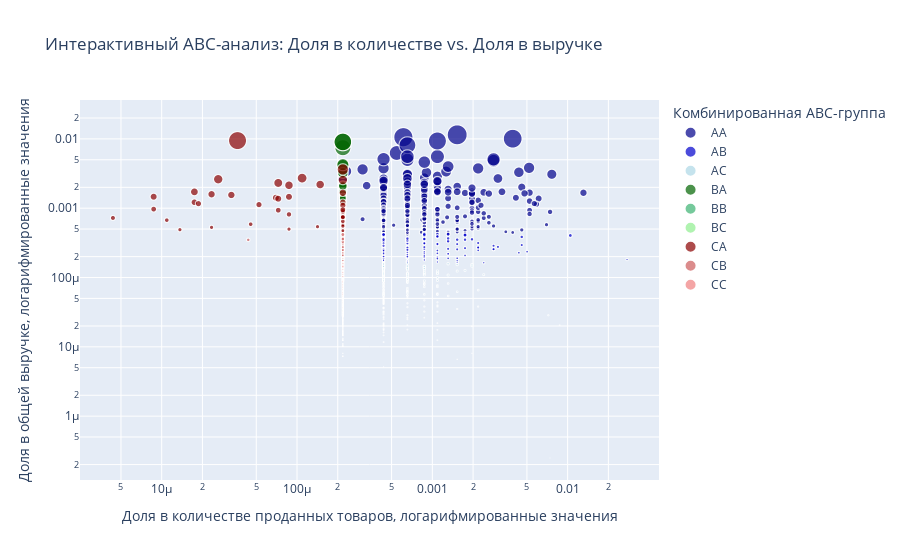

The code cell stored with this chart in its notebook:
### Code cell
#Создание интерактивного графика многомерного ABC - анализа
fig = px.scatter(final_grouped_df,
                 x='share_kol',       # Ось X: Доля в общем количестве
                 y='share_roz',       # Ось Y: Доля в общей выручке
                 color='abc_group',   # Цвет точек по комбинированной ABC-группе
                 size='DR_CRoz',      # Размер точки по общей выручке товара
                 hover_name='DR_NDrugs', # Что отображать при наведении (название товара)
                 hover_data={         # Дополнительные данные для отображения при наведении
                     'DR_Kol': ':.0f',    # Формат для количества (целое число)
                     'DR_CRoz': ':.2f',   # Формат для выручки (2 знака после запятой)
                     'share_kol': ':.2%', # Формат для доли количества (проценты)
                     'share_roz': ':.2%', # Формат для доли выручки (проценты)
                     'abc_kol': True,    # Отобразить группу по количеству
                     'abc_roz': True,    # Отобразить группу по выручке
                     'abc_group': False  # Не повторять эту информацию, она уже в цвете
                 },
                 #Логарифмируем значения для лучшей читабельности
                 log_x=True,
                 log_y=True,
                 title='Интерактивный ABC-анализ: Доля в количестве vs. Доля в выручке',
                 labels={
                     'share_kol': 'Доля в количестве проданных товаров, логарифмированные значения',
                     'share_roz': 'Доля в общей выручке, логарифмированные значения',
                     'abc_group': 'Комбинированная ABC-группа'
                 },
                 color_discrete_map={ # Можно настроить цвета для групп
                     "AA": "darkblue", "AB": "mediumblue", "AC": "lightblue",
                     "BA": "darkgreen", "BB": "mediumseagreen", "BC": "lightgreen",
                     "CA": "darkred", "CB": "indianred", "CC": "lightcoral"
                 }
                )

fig.show()

### Figure 1 — Plotly figure (JSON) as saved in the notebook; plotly's stock layout.template omitted (floating-point values rounded to 4 significant figures; data arrays with more than 128 entries replaced by an {"elided": "..."} marker saying what was removed)
{"data": [{"customdata": {"elided": "420x5 mixed values"}, "hovertemplate": "<b>%{hovertext}</b><br><br>Доля в количестве проданных товаров, логарифмированные значения=%{x:.2%}<br>Доля в общей выручке, логарифмированные значения=%{y:.2%}<br>DR_CRoz=%{customdata[1]:.2f}<br>DR_Kol=%{customdata[0]:.0f}<br>abc_kol=%{customdata[2]}<br>abc_roz=%{customdata[3]}<extra></extra>", "hovertext": {"elided": "420 str values"}, "legendgroup": "AA", "marker": {"color": "darkblue", "size": {"elided": "420 float values"}, "sizemode": "area", "sizeref": 39.09, "symbol": "circle"}, "mode": "markers", "name": "AA", "showlegend": true, "type": "scattergl", "x": {"elided": "420 float values"}, "xaxis": "x", "y": {"elided": "420 float values"}, "yaxis": "y"}, {"customdata": {"elided": "250x5 mixed values"}, "hovertemplate": "<b>%{hovertext}</b><br><br>Доля в количестве проданных товаров, логарифмированные значения=%{x:.2%}<br>Доля в общей выручке, логарифмированные значения=%{y:.2%}<br>DR_CRoz=%{customdata[1]:.2f}<br>DR_Kol=%{customdata[0]:.0f}<br>abc_kol=%{customdata[2]}<br>abc_roz=%{customdata[3]}<extra></extra>", "hovertext": {"elided": "250 str values"}, "legendgroup": "AB", "marker": {"color": "mediumblue", "size": {"elided": "250 float values"}, "sizemode": "area", "sizeref": 39.09, "symbol": "circle"}, "mode": "markers", "name": "AB", "showlegend": true, "type": "scattergl", "x": {"elided": "250 float values"}, "xaxis": "x", "y": {"elided": "250 float values"}, "yaxis": "y"}, {"customdata": {"elided": "268x5 mixed values"}, "hovertemplate": "<b>%{hovertext}</b><br><br>Доля в количестве проданных товаров, логарифмированные значения=%{x:.2%}<br>Доля в общей выручке, логарифмированные значения=%{y:.2%}<br>DR_CRoz=%{customdata[1]:.2f}<br>DR_Kol=%{customdata[0]:.0f}<br>abc_kol=%{customdata[2]}<br>abc_roz=%{customdata[3]}<extra></extra>", "hovertext": {"elided": "268 str values"}, "legendgroup": "AC", "marker": {"color": "lightblue", "size": {"elided": "268 float values"}, "sizemode": "area", "sizeref": 39.09, "symbol": "circle"}, "mode": "markers", "name": "AC", "showlegend": true, "type": "scattergl", "x": {"elided": "268 float values"}, "xaxis": "x", "y": {"elided": "268 float values"}, "yaxis": "y"}, {"customdata": {"elided": "196x5 mixed values"}, "hovertemplate": "<b>%{hovertext}</b><br><br>Доля в количестве проданных товаров, логарифмированные значения=%{x:.2%}<br>Доля в общей выручке, логарифмированные значения=%{y:.2%}<br>DR_CRoz=%{customdata[1]:.2f}<br>DR_Kol=%{customdata[0]:.0f}<br>abc_kol=%{customdata[2]}<br>abc_roz=%{customdata[3]}<extra></extra>", "hovertext": {"elided": "196 str values"}, "legendgroup": "BA", "marker": {"color": "darkgreen", "size": {"elided": "196 float values"}, "sizemode": "area", "sizeref": 39.09, "symbol": "circle"}, "mode": "markers", "name": "BA", "showlegend": true, "type": "scattergl", "x": {"elided": "196 float values"}, "xaxis": "x", "y": {"elided": "196 float values"}, "yaxis": "y"}, {"customdata": {"elided": "225x5 mixed values"}, "hovertemplate": "<b>%{hovertext}</b><br><br>Доля в количестве проданных товаров, логарифмированные значения=%{x:.2%}<br>Доля в общей выручке, логарифмированные значения=%{y:.2%}<br>DR_CRoz=%{customdata[1]:.2f}<br>DR_Kol=%{customdata[0]:.0f}<br>abc_kol=%{customdata[2]}<br>abc_roz=%{customdata[3]}<extra></extra>", "hovertext": {"elided": "225 str values"}, "legendgroup": "BB", "marker": {"color": "mediumseagreen", "size": {"elided": "225 float values"}, "sizemode": "area", "sizeref": 39.09, "symbol": "circle"}, "mode": "markers", "name": "BB", "showlegend": true, "type": "scattergl", "x": {"elided": "225 float values"}, "xaxis": "x", "y": {"elided": "225 float values"}, "yaxis": "y"}, {"customdata": {"elided": "267x5 mixed values"}, "hovertemplate": "<b>%{hovertext}</b><br><br>Доля в количестве проданных товаров, логарифмированные значения=%{x:.2%}<br>Доля в общей выручке, логарифмированные значения=%{y:.2%}<br>DR_CRoz=%{customdata[1]:.2f}<br>DR_Kol=%{customdata[0]:.0f}<br>abc_kol=%{customdata[2]}<br>abc_roz=%{customdata[3]}<extra></extra>", "hovertext": {"elided": "267 str values"}, "legendgroup": "BC", "marker": {"color": "lightgreen", "size": {"elided": "267 float values"}, "sizemode": "area", "sizeref": 39.09, "symbol": "circle"}, "mode": "markers", "name": "BC", "showlegend": true, "type": "scattergl", "x": {"elided": "267 float values"}, "xaxis": "x", "y": {"elided": "267 float values"}, "yaxis": "y"}, {"customdata": {"elided": "88x5 mixed values"}, "hovertemplate": "<b>%{hovertext}</b><br><br>Доля в количестве проданных товаров, логарифмированные значения=%{x:.2%}<br>Доля в общей выручке, логарифмированные значения=%{y:.2%}<br>DR_CRoz=%{customdata[1]:.2f}<br>DR_Kol=%{customdata[0]:.0f}<br>abc_kol=%{customdata[2]}<br>abc_roz=%{customdata[3]}<extra></extra>", "hovertext": ["ИМУДОН №40 ТАБ.РАСС.", "ИМУНОФАН 45МКГ/МЛ. 1МЛ. №5 Р-Р В/М,П/К АМП.", "ИЗОФРА 1,25% 15МЛ. НАЗАЛ.СПРЕЙ ФЛ.", "ИРИФРИН БК 2,5% 0,4МЛ. №15 ГЛ.КАПЛИ ТЮБ./КАП.", "ИРУНИН 100МГ. №14 КАПС. /ВЕРОФАРМ/", "КАРМОЛИС ЛЕДЕНЦЫ ОТ КАШЛЯ 75Г.", "ИРС-19 60ДОЗ 20МЛ. НАЗАЛ.СПРЕЙ БАЛЛОН", "ИСМИГЕН 7МГ. №10 ТАБ. ПОДЪЯЗ.", "КАНДИБИОТИК 5МЛ. УШНЫЕ КАПЛИ ФЛ.", "КАЛЬЦЕМИН АДВАНС №60 ТАБ. П/П/О", "КАРМОЛИС ЛЕДЕНЦЫ ОТ КАШЛЯ Б/САХ. 75Г.", "КАГОЦЕЛ 12МГ. №30 ТАБ. /НИАРМЕДИК ПЛЮС/", "ДЕРМАГРИП ХАЙ РИСК ПЕРЧАТКИ ЛАТ. СМОТР. Н/СТЕР. Н/ОПУДР Р.M №50 (25ПАР)", "ХАРТМАНН БРАНОЛИНД H ПОВЯЗКА СТЕР. 10Х20СМ. №30 ПЕРУАН.БАЛЬЗАМ /АРТ.4923462/ [BRANOLIND]", "ХАРТМАНН КОСМОПОР Е ПОВЯЗКА 10СМХ8СМ №25 П/ОПЕР. САМОКЛ. СТЕР. [HARTMANN COSMOPOR]", "ХАРТМАНН КОСМОПОР Е ПОВЯЗКА 15СМХ8СМ №25 П/ОПЕР. САМОКЛ. СТЕР. /АРТ.8960874/901021/ [HARTMANN COSMOP", "ХАРТМАНН КОСМОПОР Е ПОВЯЗКА 20СМХ10СМ №25 П/ОПЕР. САМОКЛ. СТЕР. /АРТ.9010220/900876/ [HARTMANN COSMO", "КАРНИЦЕТИН 295МГ. №60 КАПС.", "БАРАЛГИН М 500МГ. №100 ТАБ.", "ДЕРМАГРИП ХАЙ РИСК ПЕРЧАТКИ ЛАТ. СМОТР. Н/СТЕР. Н/ОПУДР Р.L №50 (25ПАР)", "ЭЛЕВИТ ПРОНАТАЛЬ №100 ТАБ. П/О", "ГЛЮКОЗА 5% 200МЛ. №28 Р-Р Д/ИНФ. БУТ. /МОСФАРМ/", "БЕНОВИ ПЕРЧАТКИ СМОТР. НИТРИЛ Н/СТЕР. Н/ОПУДР. ТЕКСТ. Р.M №100 (50 ПАР) ГОЛУБ. [BENOVY]", "АКТОВЕГИН 40МГ/МЛ. 2МЛ. №25 Р-Р Д/ИН. АМП.", "ЦИКЛОФЕРОН 150МГ. №50 ТАБ.КШ/РАСТВ. /ПОЛИСАН/", "АНВИМАКС 5Г. №24 ЛИМОН ПОР. Д/Р-РА Д/ПРИЕМА ВНУТРЬ ПАК.", "ИБЕРОГАСТ 50МЛ. КАПЛИ Д/ПРИЕМА ВНУТРЬ ФЛ.", "КАРСИЛ 35МГ. №180 ТАБ. П/О", "КЕТО ПЛЮС ШАМПУНЬ 150МЛ.", "КОРЕГА КРЕМ Д/ФИКС. ЗУБ.ПРОТЕЗОВ 70Г. ЭКСТРА СИЛЬНЫЙ МЯТА [COREGA]", "МААЛОКС 15МЛ. №30 СУСП. Д/ПРИЕМА ВНУТРЬ ПАК.", "ТЕЛЗАП 80МГ. №90 ТАБ.", "ЛЕВОФЛОКСАЦИН 500МГ. №10 ТАБ. П/П/О /ВЕРТЕКС/", "ЛАМИКТАЛ 25МГ. №30 ТАБ.", "ЛАКТОЖИНАЛЬ №14 КАПС. ВАГ.", "КУДЕСАН Q10 КАРДИО КАЛИЙ+МАГНИЙ №40 ТАБ.", "КСЕФОКАМ РАПИД 8МГ. №12 ТАБ. П/П/О", "КСАРЕЛТО 10МГ. №30 ТАБ. П/П/О /БАЙЕР/", "КСАЛАТАН 0,005% 2,5МЛ. №1 ГЛ.КАПЛИ ФЛ./КАП.", "КРЕСТОР 5МГ. №28 ТАБ. П/П/О", "КРЕОН 25000 №20 КАПС. КШ/РАСТВ. ФЛ. /ЭББОТТ/", "КОРНЕРЕГЕЛЬ 5% 5Г. ГЛ. ГЕЛЬ ТУБА", "КОРНЕРЕГЕЛЬ 5% 10Г. ГЛ. ГЕЛЬ ТУБА", "КОРЕГА КРЕМ Д/ФИКС. ЗУБ.ПРОТЕЗОВ 70Г. НЕЙТРАЛЬНЫЙ ВКУС [COREGA]", "КОПЛАВИКС 100МГ.+75МГ. №28 ТАБ. П/П/О", "КОНТУР ПЛЮС ГЛЮКОМЕТР УАН №1 [CONTOUR PLUS ONE]", "КОНТЕКС ПРЕЗЕРВАТИВ CLASSIC №18 КЛАССИК [CONTEX]", "КОНВАЛИС 300МГ. №50 КАПС.", "КОМФОДЕРМ К 0,1% 30Г. КРЕМ Д/НАРУЖ.ПРИМ. ТУБА /АКРИХИН/", "КОГИТУМ 25МГ/МЛ. 10МЛ. №30 Р-Р Д/ПРИЕМА ВНУТРЬ АМП.", "КО-ПЕРИНЕВА 1,25МГ.+4МГ. №90 ТАБ. /KRKA/", "КО-ПЕРИНЕВА 1,25МГ.+4МГ. №30 ТАБ. /KRKA/", "КО-ДАЛЬНЕВА 5МГ+2,5МГ.+8МГ. №90 ТАБ.", "МИДИАНА 3МГ.+0,03МГ. №63(21Х3) ТАБ. П/П/О /ГЕДЕОН РИХТЕР/", "СФМ ШПРИЦ 50МЛ. 3-Х КОМП. 1,2X40ММ 18G №25 [SFM]", "МИЗОЛ ЭВАЛАР 1% 20МЛ. №1 Р-Р Д/НАРУЖ.ПРИМ. ФЛ./КАП. /ЭВАЛАР/", "СФМ ШПРИЦ 2МЛ. 3-Х КОМП. 0,63Х32ММ 23G №100 [SFM]", "СЕНАДЕ 13,5МГ. №500 ТАБ. /ЦИПЛА/", "РИНГЕР-СОЛОФАРМ 500МЛ. №20 Р-Р Д/ИНФ. ФЛ. /ГРОТЕКС/", "НОРМОБАКТ-L 3Г. №10 ПОР. Д/-Р-РА Д/ПРИЕМА ВНУТРЬ САШЕ", "НОЗЕФРИН 50МКГ/ДОЗА 120ДОЗ 18Г. НАЗАЛ.СПРЕЙ ФЛ.", "НАТРИЯ ХЛОРИД-СОЛОФАРМ 0,9% 200МЛ. №20 Р-Р Д/ИНФ. ФЛ. /ГРОТЕКС/", "НАТРИЯ ХЛОРИД 0,9% 400МЛ. №16 Р-Р Д/ИНФ. КОНТ. /МОСФАРМ/", "НАТРИЯ ХЛОРИД 0,9% 200МЛ. №28 Р-Р Д/ИНФ. БУТ. /МОСФАРМ/", "НАТРИЯ ХЛОРИД 0,9% 100МЛ. №35 Р-Р Д/ИНФ. БУТ. /ДАЛЬХИМФАРМ/", "НАЛГЕЗИН ФОРТЕ 550МГ. №20 ТАБ. П/П/О /KRKA/", "НАЙЗ 1% 100Г. №1 ГЕЛЬ Д/НАРУЖ.ПРИМ. ТУБА", "МОНУРАЛ 3Г. №2 ГРАН. Д/СУСП. Д/ПРИЕМА ВНУТРЬ ПАК.", "КЛОПИДОГРЕЛ-СЗ 75МГ. №90 ТАБ. П/П/О /СЕВЕРНАЯ ЗВЕЗДА/", "МОНУРАЛ 3Г. №1 ГРАН. Д/СУСП. Д/ПРИЕМА ВНУТРЬ ПАК.", "МОНТЕЛАР 5МГ. №28 ТАБ.ЖЕВ.", "МИРАМИСТИН 0,01% 500МЛ. №1 Р-Р Д/МЕСТ.ПРИМ. ФЛ.", "МИЛЬГАММА 2МЛ. №10 Р-Р Д/В/М АМП.", "СФМ ПЕРЧАТКИ СМОТР. Н/СТЕР. ЛАТ. ТЕКСТУРИР. Н/ОПУДР. Р.L №100 (50ПАР) [SFM]", "СФМ ПЕРЧАТКИ СМОТР. Н/СТЕР. ЛАТ. ТЕКСТУРИР. Н/ОПУДР. Р.M №100 (50ПАР) [SFM]", "МИКРОЛАКС 5МЛ. №12 Р-Р Д/РЕКТ. ВВЕД. МИКРОКЛИЗМА", "МИКРАЗИМ 25000ЕД №50 КАПС. /АВВА РУС/", "МИКОСЕПТИН 30Г. №1 МАЗЬ Д/НАРУЖ.ПРИМ. ТУБА", "МИКОДЕРИЛ 1% 40МЛ. СПРЕЙ Д/НАРУЖ.ПРИМ. ФЛ.", "МИКОДЕРИЛ 1% 20МЛ. №1 Р-Р Д/НАРУЖ.ПРИМ. ФЛ./КАП.", "МИКОДЕРИЛ 1% 10МЛ. №1 Р-Р Д/НАРУЖ.ПРИМ. ФЛ./КАП.", "МОНТЕЛУКАСТ-ВЕРТЕКС 5МГ. №28 ТАБ.ЖЕВ. /ВЕРТЕКС/", "КЛОПИДОГРЕЛ-СЗ 75МГ. №60 ТАБ. П/П/О /СЕВЕРНАЯ ЗВЕЗДА/", "ЯРИНА №21 ТАБ. П/П/О", "КЛИНДОВИТ 1% 30Г. ГЕЛЬ Д/НАРУЖ.ПРИМ. ТУБА /АКРИХИН/", "КАТИОНОРМ 10МЛ. КАПЛИ ГЛАЗН.ЭМУЛЬСИЯ ФЛ.", "КЛЕНЗИТ 0,1% 15Г. №1 ГЕЛЬ Д/НАРУЖ.ПРИМ. ТУБА", "КИПФЕРОН 200МГ.+500000МЕ №10 СУПП. РЕКТ./ВАГИН. /БИННОФАРМ/"], "legendgroup": "CA", "marker": {"color": "darkred", "size": [604, 819, 619, 896, 1296, 576, 676, 742, 611, 1114, 653, 705, 3576, 12908, 1538, 1932, 1662, 698, 3711, 2000, 2923, 2172, 681, 1994, 1112, 802, 646, 897, 1319, 669, 1871, 1277, 647, 881, 1061, 596, 587, 3483, 755, 2275, 581, 709, 861, 698, 1374, 978, 805, 720, 952, 4957, 1353, 683, 1658, 3160, 1324, 699, 918, 2998, 739, 709, 681, 2120, 669, 722, 1589, 594, 640, 1147, 1049, 773, 1049, 1500, 652, 988, 2349, 1081, 795, 630, 991, 1015, 616, 1221, 754, 1292, 580, 883, 649, 1014], "sizemode": "area", "sizeref": 39.09, "symbol": "circle"}, "mode": "markers", "name": "CA", "showlegend": true, "type": "scattergl", "x": [0.0002181, 0.0002181, 0.0002181, 0.0002181, 0.0002181, 0.0002181, 0.0002181, 0.0002181, 0.0002181, 0.0002181, 0.0002181, 0.0002181, 2.617e-05, 3.634e-05, 5.233e-05, 6.978e-05, 1.744e-05, 0.0002181, 0.000109, 8.722e-06, 8.722e-05, 2.336e-05, 8.722e-05, 8.722e-05, 8.722e-05, 4.543e-05, 0.0002181, 0.0002181, 0.0002181, 0.0002181, 7.269e-05, 7.269e-05, 0.0002181, 0.0002181, 0.0002181, 0.0002181, 0.0002181, 0.0002181, 0.0002181, 0.0002181, 0.0002181, 0.0002181, 0.0002181, 0.0002181, 0.0002181, 0.0002181, 0.0002181, 0.0002181, 0.0002181, 0.0002181, 0.0002181, 0.0002181, 0.0002181, 7.269e-05, 8.722e-06, 0.0002181, 1.09e-05, 0.0001483, 0.0001417, 0.0002181, 0.0002181, 3.271e-05, 1.363e-05, 2.336e-05, 1.869e-05, 0.0002181, 0.0002181, 0.0002181, 0.0002181, 0.0002181, 0.0002181, 0.0002181, 0.0002181, 4.361e-06, 1.744e-05, 0.0002181, 0.0002181, 0.0002181, 0.0002181, 0.0002181, 0.0002181, 0.0002181, 0.0002181, 0.0002181, 0.0002181, 0.0002181, 0.0002181, 0.0002181], "xaxis": "x", "y": [0.0004423, 0.0005997, 0.0004533, 0.0006561, 0.000949, 0.0004218, 0.000495, 0.0005434, 0.0004474, 0.0008158, 0.0004782, 0.0005163, 0.002619, 0.009452, 0.001126, 0.001415, 0.001217, 0.0005111, 0.002718, 0.001465, 0.00214, 0.001591, 0.0004987, 0.00146, 0.0008143, 0.0005873, 0.0004731, 0.0006569, 0.0009659, 0.0004899, 0.00137, 0.0009351, 0.0004738, 0.0006451, 0.000777, 0.0004364, 0.0004299, 0.002551, 0.0005529, 0.001666, 0.0004255, 0.0005192, 0.0006305, 0.0005111, 0.001006, 0.0007162, 0.0005895, 0.0005272, 0.0006971, 0.00363, 0.0009908, 0.0005001, 0.001214, 0.002314, 0.0009695, 0.0005119, 0.0006722, 0.002195, 0.0005412, 0.0005192, 0.0004987, 0.001552, 0.0004899, 0.0005287, 0.001164, 0.000435, 0.0004687, 0.0008399, 0.0007682, 0.0005661, 0.0007682, 0.001098, 0.0004774, 0.0007235, 0.00172, 0.0007916, 0.0005822, 0.0004613, 0.0007257, 0.0007433, 0.0004511, 0.0008941, 0.0005521, 0.0009461, 0.0004247, 0.0006466, 0.0004753, 0.0007425], "yaxis": "y"}, {"customdata": {"elided": "69x5 mixed values"}, "hovertemplate": "<b>%{hovertext}</b><br><br>Доля в количестве проданных товаров, логарифмированные значения=%{x:.2%}<br>Доля в общей выручке, логарифмированные значения=%{y:.2%}<br>DR_CRoz=%{customdata[1]:.2f}<br>DR_Kol=%{customdata[0]:.0f}<br>abc_kol=%{customdata[2]}<br>abc_roz=%{customdata[3]}<extra></extra>", "hovertext": ["ИММУНАЛ №20 ТАБ.", "МОКСОНИДИН-КАНОН 0,4МГ. №28 ТАБ. П/П/О /КАНОНФАРМА/", "КСИМЕЛИН ЭКСТРА 84МКГ/ДОЗА+70МКГ/ДОЗА 10МЛ. №1 НАЗАЛ.СПРЕЙ ДОЗИР. ФЛ.", "МОКСОНИДИН-СЗ 0,2МГ. №60 ТАБ. П/П/О /СЕВЕРНАЯ ЗВЕЗДА/", "МОМАТ РИНО АДВАНС 140МГ.+50МГ/ДОЗ 75 ДОЗ ФЛ. НАЗАЛ.СПРЕЙ", "КСЕФОКАМ 8МГ. №10 ТАБ. П/П/О", "МОТРИН 250МГ. №20 ТАБ.", "КОРОНАЛ 5МГ. №100 ТАБ. П/П/О /САНОФИ/", "ИМУДОН №24 ТАБ.РАСС.", "КОРЕГА ТАБС БИОФОРМУЛА Д/ЧИСТ. ЗУБ.ПРОТЕЗОВ №30 ТАБ. [COREGA]", "КАРСИЛ 35МГ. №80 ТАБ. П/О", "ЙОКС-ТЕВА 30МЛ. СПРЕЙ Д/МЕСТ.ПРИМ. ФЛ.", "КОРЕГА КРЕМ Д/ФИКС. ЗУБ.ПРОТЕЗОВ 40Г. МАКС. ПРИЛЕГАНИЕ [COREGA]", "КОРЕГА ДЕНТАЛ УАЙТ Д/ОТБЕЛИВ. ЗУБ.ПРОТЕЗОВ №30 ТАБ. [COREGA]", "КОРВАЛОЛ ФИТО №50 ТАБ.", "ИЗОПТИН СР 240МГ. №30 ТАБ. П/П/О /ЭББОТТ/", "КУРНОСИКИ БУТЫЛКА 250МЛ. ЛАТ.СОСКА /АРТ.11088/", "ЛАЗОЛВАН 15МГ/5МЛ. 100МЛ. №1 СИРОП ДЕТС. ЛЕСНАЯ ЯГОДА ФЛ. /БЕРИНГЕР/САНОФИ/", "ЛАЗОЛВАН 7,5МГ/МЛ. 100МЛ. №1 Р-Р Д/ПРИЕМА ВНУТРЬ И ИНГ. ФЛ./КАП. /БЕРИНГЕР/САНОФИ/", "НАЗИВИН 0,01% 5МЛ. №1 0+ НАЗАЛ.КАПЛИ ФЛ./КАП.", "МИКРАЗИМ 25000ЕД №20 КАПС. /АВВА РУС/", "МИКРАЗИМ 10000ЕД №50 КАПС. /АВВА РУС/", "КАГОЦЕЛ 12МГ. №10 ТАБ. /НИАРМЕДИК ПЛЮС/", "КЕТОНАЛ 5% 50Г. КРЕМ Д/НАРУЖ.ПРИМ. ТУБА /САНДОЗ/", "КЕТОКОНАЗОЛ ШАМПУНЬ ЛЕКАРСТВЕННЫЙ 2% 150Г. ФЛ. /ВЕРТЕКС/", "МИЗОЛ ЭВАЛАР 1% 10МЛ. №1 Р-Р Д/НАРУЖ.ПРИМ. ФЛ./КАП. /ЭВАЛАР/", "КЕТОПРОФЕН-АКОС 5% 50Г. ГЕЛЬ Д/НАРУЖ.ПРИМ. ТУБА /СИНТЕЗ/", "КЕТОРОЛ 2% 30Г. ГЕЛЬ Д/НАРУЖ.ПРИМ. ТУБА", "ЛАЗОЛВАН 30МГ. №50 ТАБ. /БЕРИНГЕР/САНОФИ/", "МИРАМИСТИН 0,01% 50МЛ. №1 Р-Р Д/МЕСТ.ПРИМ. ФЛ. НАСАДКА РАСПЫЛИТЕЛЬ", "ЛЕВОФЛОКСАЦИН 500МГ. №10 ТАБ. П/П/О /ОЗОН/АТОЛЛ/", "ИНФЛЮНЕТ ЛАЙМ 5Г. №5 ПОР. Д/Р-РА Д/ПРИЕМА ВНУТРЬ ПАК.", "ЛАУМА БИНТ МЕД. ЭЛАСТ. 8СМX0,6М [LAUMA]", "ЛАРИПРОНТ №20 ТАБ. Д/РАСС.", "ЛАКТАЦИД ФАРМА Д/ИНТИМ. ГИГИЕНЫ СЕНСИТИВ Д/СВЕРХЧУВСТ.КОЖИ 250МЛ. ДОЗАТОР (ФЕМИНА) [LACTACYD]", "ЛАКТАЦИД ФАРМА Д/ИНТИМ. ГИГИЕНЫ SOOTHING П/РАЗДРАЖ.,ПОКРАСН.,ЗУДА 250МЛ. (ФЕМИНА) [LACTACYD]", "ЛАКАЛЮТ ЗУБ.ПАСТА ФЛОРА 75МЛ. [LACALUT]", "ЛАЙФЕВИТ 200МГ. №30 КАПС. ФЛ.", "МИРАМИСТИН 0,01% 50МЛ. №1 Р-Р Д/МЕСТ.ПРИМ. ФЛ. С АППЛ. УРОЛОГ.", "НАЗИВИН 0,05% 10МЛ. №1 6+ НАЗАЛ.КАПЛИ ФЛ./КАП.", "КАВИНТОН 5МГ/МЛ. 5МЛ. №10 КОНЦ. Д/Р-РА Д/ИНФ. АМП. /ГЕДЕОН РИХТЕР/", "НОВО-ПАССИТ 200МЛ. №1 Р-Р Д/ПРИЕМА ВНУТРЬ ФЛ.", "КЛОТРИМАЗОЛ-ТЕВА 1% 30Г. КРЕМ Д/НАРУЖ.ПРИМ. ТУБА", "ЗОДАК-ЭКСПРЕСС 5МГ. №7 ТАБ. П/О", "КОДЕЛАК БРОНХО №20 ТАБ. /ФАРМСТАНДАРТ/", "КОДЕЛАК НЕО 50МГ. №10 ТАБ. МОДИФ.ВЫСВ. П/П/О", "ЖЛС ТИРОЗИН 400МГ. №90 КАПС. [GLS]", "КОДЕЛАК НЕО 5МГ/МЛ. 20МЛ. №1 КАПЛИ Д/ПРИЕМА ВНУТРЬ ФЛ./КАП.", "ЗОДАК 10МГ. №30 ТАБ. П/П/О /ЗЕНТИВА/", "КЛИНСА МАРЛЯ ОТРЕЗ МЕД. 10МХ90СМ.", "СПАЗГАН №100 ТАБ.", "КОЛДРЕКС МАКСГРИПП ЛИМОН №5 ПОР. Д/Р-РА Д/ПРИЕМА ВНУТРЬ ПАК.", "КЛОПИДОГРЕЛ-СЗ 75МГ. №28 ТАБ. П/П/О /СЕВЕРНАЯ ЗВЕЗДА/", "КОЛДРЕКС ХОТРЕМ ЛИМОН 5Г. №10 ПОР. Д/Р-РА Д/ПРИЕМА ВНУТРЬ ПАК.", "КОМПИД ПЛАСТЫРЬ ОТ НАТОПТЫШЕЙ СРЕДНИЙ №6 [COMPEED]", "КОМПИД ПЛАСТЫРЬ П/СУХИХ МОЗОЛЕЙ МЕЖДУ ПАЛЬЦАМИ №10 [COMPEED]", "НИТРОФУНГИН-ТЕВА 1% 25МЛ. №1 СПИРТ. Р-Р ФЛ.", "КОМПЛИВИТ А/СТРЕСС №30 ТАБ. П/О", "КОМПЛИГАМ В 2МЛ. №10 Р-Р Д/В/М АМП.", "КОМФОДЕРМ 0,1% 15Г. МАЗЬ Д/НАРУЖ.ПРИМ. ТУБА /АКРИХИН/", "КАНПОЛ ПУСТЫШКА СИЛИК. АНАТОМ. НАЙТ ДРИМ 6-18МЕС. /АРТ.22/501/ [CANPOL]", "КВИКС СИЛА ОКЕАНА 30МЛ. НАЗАЛ.СПРЕЙ /БЕРЛИН ХЕМИ/", "КЛОПИДОГРЕЛ 75МГ. №28 ТАБ. П/П/О /КАНОНФАРМА/", "НООТРОП 400МГ. №48 КАПС.", "КОНКОР 10МГ. №30 ТАБ. П/П/О /МЕРК/", "КОНКОР 10МГ. №50 ТАБ. П/П/О /МЕРК/", "КАРМОЛИС ПРО-АКТИВ ЛЕДЕНЦЫ ВИТ.С 75Г.", "НАЗИВИН СЕНСИТИВ 22,5МКГ/ДОЗА 10МЛ. №1 6+ НАЗАЛ.СПРЕЙ ФЛ.", "ЗОСТЕРИН УЛЬТРА 30% 1Г. №10 ПОР. Д/Р-РА Д/ПРИЕМА ВНУТРЬ ПАК."], "legendgroup": "CB", "marker": {"color": "indianred", "size": [441, 242, 300, 283, 574, 464, 351, 310, 419, 382, 463, 370, 565, 384, 308, 436, 227, 227, 392, 273, 493.6, 530, 291, 559, 483, 470, 319, 344, 274, 392, 420, 251, 228, 286, 454, 442, 406, 510, 349, 238, 352, 536, 292, 398, 240, 278, 332, 384, 293, 511, 477, 308, 443, 451, 284, 447, 474, 373, 481, 443, 422, 474, 448, 533, 341, 502, 570, 286, 489], "sizemode": "area", "sizeref": 39.09, "symbol": "circle"}, "mode": "markers", "name": "CB", "showlegend": true, "type": "scattergl", "x": [0.0002181, 0.0002181, 0.0002181, 0.0002181, 0.0002181, 0.0002181, 0.0002181, 0.0002181, 0.0002181, 0.0002181, 0.0002181, 0.0002181, 0.0002181, 0.0002181, 0.0002181, 0.0002181, 0.0002181, 0.0002181, 0.0002181, 0.0002181, 0.0002181, 0.0002181, 0.0002181, 0.0002181, 0.0002181, 0.0002181, 0.0002181, 0.0002181, 0.0002181, 0.0002181, 0.0002181, 0.0002181, 0.0002181, 0.0002181, 0.0002181, 0.0002181, 0.0002181, 0.0002181, 0.0002181, 0.0002181, 0.0002181, 0.0002181, 0.0002181, 0.0002181, 0.0002181, 0.0002181, 0.0002181, 0.0002181, 0.0002181, 0.0002181, 4.361e-05, 0.0002181, 0.0002181, 0.0002181, 0.0002181, 0.0002181, 0.0002181, 0.0002181, 0.0002181, 0.0002181, 0.0002181, 0.0002181, 0.0002181, 0.0002181, 0.0002181, 0.0002181, 0.0002181, 0.0002181, 0.0002181], "xaxis": "x", "y": [0.0003229, 0.0001772, 0.0002197, 0.0002072, 0.0004203, 0.0003398, 0.000257, 0.000227, 0.0003068, 0.0002797, 0.000339, 0.0002709, 0.0004137, 0.0002812, 0.0002255, 0.0003193, 0.0001662, 0.0001662, 0.0002871, 0.0001999, 0.0003615, 0.0003881, 0.0002131, 0.0004093, 0.0003537, 0.0003442, 0.0002336, 0.0002519, 0.0002006, 0.0002871, 0.0003076, 0.0001838, 0.000167, 0.0002094, 0.0003325, 0.0003237, 0.0002973, 0.0003735, 0.0002556, 0.0001743, 0.0002578, 0.0003925, 0.0002138, 0.0002914, 0.0001757, 0.0002036, 0.0002431, 0.0002812, 0.0002146, 0.0003742, 0.0003493, 0.0002255, 0.0003244, 0.0003303, 0.000208, 0.0003273, 0.0003471, 0.0002731, 0.0003522, 0.0003244, 0.000309, 0.0003471, 0.0003281, 0.0003903, 0.0002497, 0.0003676, 0.0004174, 0.0002094, 0.0003581], "yaxis": "y"}, {"customdata": {"elided": "93x5 mixed values"}, "hovertemplate": "<b>%{hovertext}</b><br><br>Доля в количестве проданных товаров, логарифмированные значения=%{x:.2%}<br>Доля в общей выручке, логарифмированные значения=%{y:.2%}<br>DR_CRoz=%{customdata[1]:.2f}<br>DR_Kol=%{customdata[0]:.0f}<br>abc_kol=%{customdata[2]}<br>abc_roz=%{customdata[3]}<extra></extra>", "hovertext": ["НИТРОСОРБИД 10МГ. №60 ТАБ. /ФАРМАПОЛ-ВОЛГА/", "МИРРОЛЛА НИКОТИНОВАЯ К-ТА Д/ВОЛОС 65МЛ.", "НАЗИВИН 0,025% 10МЛ. №1 1+ НАЗАЛ.КАПЛИ ФЛ./КАП.", "НИФЕДИПИН 10МГ. №50 ТАБ. П/П/О /ОЗОН/", "НМ МАСЛО БЕРГАМОТ 10МЛ. ФЛ. ЭФИРНОЕ /НАТУРАЛЬНЫЕ МАСЛА/", "НМ МАСЛО ЛИМОН 10МЛ. ФЛ. ЭФИРНОЕ /НАТУРАЛЬНЫЕ МАСЛА/", "НО-ШПА 20МГ/МЛ. 2МЛ. №5 Р-Р Д/В/В,В/М АМП. /ХИНОИН/", "КАЛЕНДУЛЫ НАСТОЙКА 25МЛ. ФЛ. /ФЛОРА КАВКАЗА/", "МИЛУРИТ 300МГ. №30 ТАБ. /ЭГИС/", "МИКСТУРА ОТ КАШЛЯ СУХАЯ Д/ВЗР. 1,7Г. №10 ПАК. /МОСФАРМА/", "КАРИПАЗИМ 350ПЕ №1 ЛИОФ. Д/Р-РА Д/НАРУЖ.ПРИМ. ФЛ. /ВИФИТЕХ/", "КАСТОРОВОЕ МАСЛО Д/ПРИЕМА ВНУТРЬ 30МЛ. ФЛ. /САМАРАМЕДПРОМ/", "МИРРОЛЛА МАСЛО ПЕРСИК 50МЛ. КОСМЕТ. [MIRROLLA]", "НИТРОМИНТ 400МКГ/ДОЗА 180ДОЗ 10Г. СПРЕЙ ПОДЪЯЗЫЧ. БАЛЛОН /ЭГИС/", "КАРВЕДИЛОЛ САНОФИ 6,25МГ. №30 ТАБ. /ЗЕНТИВА/", "МИРРОЛЛА СЕЛЕН 150МКГ. №40 ТАБ.", "НАЗОЛ 0,05% 0,025МГ/ДОЗА 150 ДОЗ 10МЛ. №1 НАЗАЛ.СПРЕЙ ФЛ.", "НАБОР ГИНЕК. ЮНОНА СТЕР. ОДНОРАЗ. ТИП-1", "КАМФОРНЫЙ СПИРТ 10% 40МЛ. №1 Р-Р Д/НАРУЖ.ПРИМ. ФЛ. /ИВАНОВСКАЯ ФФ/", "МУЛЬТИПЛАСТ ЛЕЙКОПЛАСТ. БАКТЕР. НАБОР №20 СИЛЬН.ФИКС. ТЕЛЕСН.", "МУЛЬТИПЛАСТ ЛЕЙКОПЛАСТ. БАКТЕР. НАБОР №20 НЕЗАМЕТНЫЙ", "МУКАЛТИН 50МГ. №20 ТАБ. /ФАРМСТАНДАРТ/", "МОСКИТОЛ ЗАЩИТА Д/ВЗРОСЛЫХ ПЛАСТИНЫ ОТ КОМАРОВ МИКС №12 [MOSQUITAL]", "КАМФОРНОЕ МАСЛО 10% 30МЛ. №1 Р-Р Д/НАРУЖ.ПРИМ. ФЛ. /ТВЕРСКАЯ ФФ/", "МИРРОЛЛА РЫБИЙ ЖИР ЛАМИНАРИЯ 370МГ. №100 КАПС.", "КАМЕТОН 45Г. АЭРОЗОЛЬ Д/МЕСТ.ПРИМ. БАЛЛОН /ФАРМСТАНДАРТ ЛЕКСРЕДСТВА/", "КАЛЬЦИЯ ГЛЮКОНАТ 10% 10МЛ. №10 Р-Р Д/В/В,В/М ВВЕД. АМП. /ДАЛЬХИМФАРМ/", "КАПТОПРИЛ 25МГ. №40 ТАБ. /ОЗОН/", "МОКСОНИДИН-СЗ 0,2МГ. №30 ТАБ. П/П/О /СЕВЕРНАЯ ЗВЕЗДА/", "КАПТОПРИЛ 50МГ. №20 ТАБ. /ОЗОН/", "МОЕ СОЛНЫШКО СПРЕЙ П/КОМАРОВ ЗАЩ. 100МЛ.", "МОЕ СОЛНЫШКО КРЕМ СОЛНЦЕЗАЩ. ВОДОСТОЙКИЙ SPF50 55МЛ. ТУБА", "МОЕ СОЛНЫШКО ГЕЛЬ П/СОЛНЦА АЛОЭ+ПАНТЕНОЛ 100МЛ. ТУБА", "НИТРОГЛИЦЕРИН 0,5МГ. №40 ТАБ.СУБЛИНГВ. /ФАРМСТАНДАРТ ЛЕКСРЕДСТВА/", "КАЛЬЦИЯ ГЛЮКОНАТ 10% 5МЛ. №10 Р-Р Д/В/В,В/М ВВЕД. АМП. /ЭЛЛАРА/", "ЗОВИРАКС 5% 5Г. КРЕМ Д/НАРУЖ.ПРИМ. ТУБА /ГЛАКСО/", "ЛАКТАЦИД САЛФЕТКИ Д/ИНТИМ. ГИГИЕНЫ №15 ТИМЬЯН (ФЕМИНА) [LACTACYD]", "ЙОДИНОЛ 100МЛ. Р-Р Д/МЕСТНОГО И НАРУЖ.ПРИМ. ФЛ. /ТУЛЬСКАЯ ФФ/", "КОНТЕЙНЕР Д/СБОРА БИОМАТЕРИАЛА 60МЛ. УНИВЕРС. Н/СТЕР. (БАНКА)", "КОНТЕЙНЕР Д/СБОРА БИОМАТЕРИАЛА 60МЛ. +ШПАТЕЛЬ СТЕР. И/У (БАНКА)", "КОНТЕЙНЕР Д/СБОРА БИОМАТЕРИАЛА 30МЛ. +ШПАТЕЛЬ СТЕР. И/У (БАНКА)", "ИБУПРОФЕН-АКОС 100МГ/5МЛ. 100МЛ. СУСП. Д/ПРИЕМА ВНУТРЬ Д/ДЕТ. КЛУБНИКА ФЛ. /СИНТЕЗ/", "КОМФОРТЕ ГЕЛЬ Д/РУК А/БАКТЕР. АЛОЭ+ВИТ.Е 60МЛ. [COMFORTE]", "ИБУПРОФЕН 200МГ. №50 ТАБ. П/О /БОРИСОВСКИЙ/", "КЛИНСА БАХИЛЫ СТАНДАРТ №10 (5ПАР)", "ЗУЛА ЛЕДЕНЦЫ ГРАНАТ +ВИТ.С 60Г. Б/САХ. ПАК. [SULA]", "ЗОЛОТАЯ ЗВЕЗДА БАЛЬЗАМ 1,3Г. №1 КАРАНДАШ Д/ИНГ.", "КЛИРВИН КРЕМ (ПЯТНА,ШРАМЫ) 25Г.", "КЛИНСА САЛФЕТКИ МЕД.СТЕР. 16Х14СМ. №10", "КОНТЕЙНЕР Д/СБОРА БИОМАТЕРИАЛОВ 125МЛ. КРЫШ. И/У (ЕМКОСТЬ)", "КЛИНСА ЛЕЙКОПЛАСТ. ФИКС. ТКАН. ОСНОВА 4Х500", "КЛИНСА ЛЕЙКОПЛАСТ. БАКТЕР. ПОЛИМЕР. ОСНОВА СТАНДАРТ 1,9Х7,2СМ. №10", "КЛИНСА ДИСКИ ВАТНЫЕ №80", "КЛИНСА БИНТ ЭЛАСТ. КОМПРЕС. СР 8Х150СМ (ЗАСТЕЖКА)", "ЗАМЕНИТЕЛЬ САХАРА СУКРАЗИТ 74МГ. №300 ТАБ.", "ЗВЕРОБОЯ ТРАВА 50Г. /КРАСНОГОРСК/", "ЗДОРОВЫЙ ВЫБОР СБОР №3 УСПОК. 1,5Г. №20 ПАК.", "ЗДОРОВЫЙ ВЫБОР ЧАЙ ИМБИРНЫЙ МЯТА+СОЛОДКА 2Г. №20 ПАК.", "ЗЕВА ДЕЛЮКС ПЛАТКИ НОСОВЫЕ ДИЗАЙН №10Х10 [ZEWA DELUXE]", "ЗЕЛЕНИНА КАПЛИ 25МЛ. №1 ФЛ. /МОСФАРМА/", "ЗИННАТ 125МГ. №10 ТАБ. П/П/О /ГЛАКСО/", "ЗИРТЕК 10МГ/МЛ. 20МЛ. КАПЛИ Д/ПРИЕМА ВНУТРЬ ФЛ. /ЮСБ ФАРШИМ/", "КЛИНСА ЛЕЙКОПЛАСТ. ФИКС. ТКАН. ОСНОВА 2Х500", "ИБУПРОФЕН-ВЕРТЕ 5% 50Г. ГЕЛЬ Д/НАРУЖ.ПРИМ. ТУБА /ВЕРТЕКС/", "КОНТЕКС ПРЕЗЕРВАТИВ LIGHTS ОСОБО ТОНКИЕ №3 [CONTEX]", "КОРДИАМИН 25% 30МЛ. КАПЛИ Д/ПРИЕМА ВНУТРЬ ФЛ. /ТУЛЬСКАЯ ФФ/", "ЙОДБАЛАНС 200МКГ. №100 ТАБ. /НИКОМЕД/", "ЙОДА 5% 25МЛ. №1 СПИРТ. Р-Р Д/НАРУЖ.ПРИМ. ФЛ. /ФЛОРА КАВКАЗА/", "ЙОДА 5% 10МЛ. СПИРТ. Р-Р ФЛ./ПОМАЗОК /САМАРАМЕДПРОМ/", "ИХТИОЛОВАЯ 20% 25Г. МАЗЬ Д/НАРУЖ.ПРИМ. ТУБА /БОРИСОВСКИЙ/", "КЕТОТИФЕН СОФАРМА 1МГ. №30 ТАБ.", "ЛЕСНОЙ БАЛЬЗАМ ЗУБ.ПАСТА ФОРТЕ АКТИВ 75МЛ.", "ЛЕЙКО ПЛАСТЫРЬ ФИКСИР. НЕТКАН. ОСНОВА 3Х75ММ. №5 [LEIKO]", "ЛЕВОМИЦЕТИН РЕНЕВАЛ 500МГ. №10 ТАБ. П/О /ОБНОВЛЕНИЕ/", "ИНТЕКС БИНТ ТРУБЧ. ЛАТЕКСНО-ПОЛИЭФ. 15Х3,5СМ. Р.5 №1", "ИНТЕКС БИНТ ТРУБЧ. ЛАТЕКСНО-ПОЛИЭФ. 15Х3,0СМ. Р.4 №1", "ЗОДАК 10МГ. №10 ТАБ. П/П/О /ЗЕНТИВА/", "ЛАКОМКА ПОМАДА ГИГИЕН. ТРОПИЧЕСКИЙ КОКТЕЙЛЬ 2,8Г. /АВАНТА/", "ЛАВАКОЛ 12Г/14Г. №15 ПОР. Д/Р-РА Д/ПРИЕМА ВНУТРЬ ПАК. /МОСФАРМА/", "КУРНОСИКИ БУТЫЛКА 125МЛ. СИЛИК. СОСКА 0+ ЦВЕТН. /АРТ.11129/", "ИНДОМЕТАЦИН-СОФАРМА 25МГ. №30 ТАБ.КШ/РАСТВ. П/О", "КСИМЕЛИН ЭКО МЕНТОЛ 140МКГ/ДОЗА 0,1% 10МЛ. №1 НАЗАЛ.СПРЕЙ ДОЗИР. ФЛ. /НИКОМЕД/", "КСИМЕЛИН ЭКО 0,1% 140МКГ/ДОЗА 60ДОЗ 10МЛ. №1 НАЗАЛ.СПРЕЙ ДОЗИР. ФЛ. /НИКОМЕД/", "ИНДАПАМИД РЕТАРД 1,5МГ. №30 ТАБ. П/О /ТАТХИМФАРМ/", "ИНДАПАМИД РЕТАРД 1,5МГ. №30 ТАБ. П/О /ОЗОН/", "ИНДАПАМИД МВ ШТАДА 1,5МГ. №30 ТАБ.ПРОЛОНГ. П/О /НИЖФАРМ/", "КЛЕЙ БФ-6 15Г. Р-Р Д/НАРУЖ.ПРИМ. ТУБА /ВЕРТЕ/", "КРЕМ ДЕТСКИЙ 68Г. ТУБА /СВОБОДА/", "КОФЕИН-БЕНЗОАТ НАТРИЯ 100МГ. №10 ТАБ. /ТАТХИМФАРМ/", "ИМОДИУМ ЭКСПРЕСС 2МГ. №6 ТАБ.ЛИОФ. /ЯНССЕН/", "КОРИНФАР 10МГ. №100 ТАБ.ПРОЛОНГ. П/П/О /АВД ФАРМА/ТЕВА/", "ЙОДОМАРИН 200 №100 ТАБ. /БЕРЛИН ХЕМИ/", "КАСТОРОВОЕ МАСЛО Д/ПРИЕМА ВНУТРЬ 30МЛ. ФЛ. /ИВАНОВСКАЯ ФФ/"], "legendgroup": "CC", "marker": {"color": "lightcoral", "size": [32, 167, 221, 41, 80, 58, 101, 39, 212, 72, 138, 44, 78, 159, 184, 139.7, 186, 96, 40, 134, 82, 65, 82, 49, 60, 139, 161, 20, 186, 44, 192, 187, 175, 53, 114, 197, 218, 32, 14, 10, 17, 111, 78, 34, 27, 142, 163, 115, 54, 14, 207, 93, 127, 169, 188, 103, 74, 86, 18, 138, 123, 191, 142, 97, 202, 124, 167, 77, 54, 97, 90, 177, 84, 121, 24, 20, 109, 81, 191, 139, 82, 163, 157, 63, 103, 120, 150, 142, 93, 162, 142, 196.9, 50], "sizemode": "area", "sizeref": 39.09, "symbol": "circle"}, "mode": "markers", "name": "CC", "showlegend": true, "type": "scattergl", "x": [0.0002181, 0.0002181, 0.0002181, 0.0002181, 0.0002181, 0.0002181, 0.0002181, 0.0002181, 0.0002181, 0.0002181, 0.0002181, 0.0002181, 0.0002181, 0.0002181, 0.0002181, 0.0002181, 0.0002181, 0.0002181, 0.0002181, 0.0002181, 0.0002181, 0.0002181, 0.0002181, 0.0002181, 0.0002181, 0.0002181, 0.0002181, 0.0002181, 0.0002181, 0.0002181, 0.0002181, 0.0002181, 0.0002181, 0.0002181, 0.0002181, 0.0002181, 0.0002181, 0.0002181, 0.0002181, 0.0002181, 0.0002181, 0.0002181, 0.0002181, 0.0002181, 0.0002181, 0.0002181, 0.0002181, 0.0002181, 0.0002181, 0.0002181, 0.0002181, 0.0002181, 0.0002181, 0.0002181, 0.0002181, 0.0002181, 0.0002181, 0.0002181, 0.0002181, 0.0002181, 0.0002181, 0.0002181, 0.0002181, 0.0002181, 0.0002181, 0.0002181, 0.0002181, 0.0002181, 0.0002181, 0.0002181, 0.0002181, 0.0002181, 0.0002181, 0.0002181, 0.0002181, 0.0002181, 0.0002181, 0.0002181, 0.0002181, 0.0002181, 0.0002181, 0.0002181, 0.0002181, 0.0002181, 0.0002181, 0.0002181, 0.0002181, 0.0002181, 0.0002181, 0.0002181, 0.0002181, 0.0002181, 0.0002181], "xaxis": "x", "y": [2.343e-05, 0.0001223, 0.0001618, 3.002e-05, 5.858e-05, 4.247e-05, 7.396e-05, 2.856e-05, 0.0001552, 5.272e-05, 0.0001011, 3.222e-05, 5.712e-05, 0.0001164, 0.0001347, 0.0001023, 0.0001362, 7.03e-05, 2.929e-05, 9.813e-05, 6.005e-05, 4.76e-05, 6.005e-05, 3.588e-05, 4.394e-05, 0.0001018, 0.0001179, 1.465e-05, 0.0001362, 3.222e-05, 0.0001406, 0.0001369, 0.0001281, 3.881e-05, 8.348e-05, 0.0001443, 0.0001596, 2.343e-05, 1.025e-05, 7.323e-06, 1.245e-05, 8.128e-05, 5.712e-05, 2.49e-05, 1.977e-05, 0.000104, 0.0001194, 8.421e-05, 3.954e-05, 1.025e-05, 0.0001516, 6.81e-05, 9.3e-05, 0.0001238, 0.0001377, 7.543e-05, 5.419e-05, 6.298e-05, 1.318e-05, 0.0001011, 9.007e-05, 0.0001399, 0.000104, 7.103e-05, 0.0001479, 9.08e-05, 0.0001223, 5.639e-05, 3.954e-05, 7.103e-05, 6.591e-05, 0.0001296, 6.151e-05, 8.861e-05, 1.757e-05, 1.465e-05, 7.982e-05, 5.931e-05, 0.0001399, 0.0001018, 6.005e-05, 0.0001194, 0.000115, 4.613e-05, 7.543e-05, 8.787e-05, 0.0001098, 0.000104, 6.81e-05, 0.0001186, 0.000104, 0.0001442, 3.661e-05], "yaxis": "y"}], "layout": {"legend": {"itemsizing": "constant", "title": {"text": "Комбинированная ABC-группа"}, "tracegroupgap": 0}, "title": {"text": "Интерактивный ABC-анализ: Доля в количестве vs. Доля в выручке"}, "xaxis": {"anchor": "y", "domain": [0, 1], "title": {"text": "Доля в количестве проданных товаров, логарифмированные значения"}, "type": "log"}, "yaxis": {"anchor": "x", "domain": [0, 1], "title": {"text": "Доля в общей выручке, логарифмированные значения"}, "type": "log"}}}
